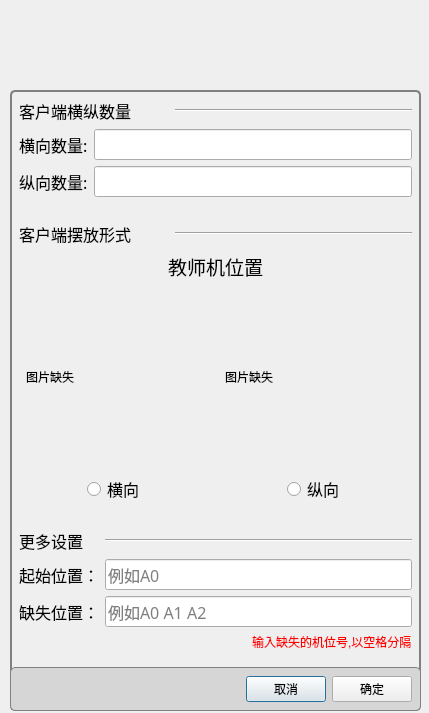
<?xml version="1.0" encoding="UTF-8"?>
<ui version="4.0">
 <class>UiConfigDialog</class>
 <widget class="QDialog" name="UiConfigDialog">
  <property name="geometry">
   <rect>
    <x>0</x>
    <y>0</y>
    <width>429</width>
    <height>713</height>
   </rect>
  </property>
  <property name="windowTitle">
   <string>界面配置</string>
  </property>
  <widget class="QWidget" name="w" native="true">
   <property name="geometry">
    <rect>
     <x>10</x>
     <y>90</y>
     <width>411</width>
     <height>621</height>
    </rect>
   </property>
   <property name="styleSheet">
    <string notr="true">QWidget#w
{
border: 2px solid gray;
border-radius:5px; 
padding: 0px 10px 0px 20px;
 
}</string>
   </property>
   <layout class="QVBoxLayout" name="verticalLayout">
    <item>
     <widget class="QWidget" name="w0" native="true">
      <property name="styleSheet">
       <string notr="true">QWidget#w01
{
border: 2px solid gray;
border-radius:5px; 
padding: 0px 10px 0px 20px;
 
}</string>
      </property>
      <layout class="QGridLayout" name="gridLayout">
       <item row="2" column="0">
        <widget class="QLabel" name="label">
         <property name="font">
          <font>
           <family>Adobe 仿宋 Std R</family>
           <pointsize>12</pointsize>
          </font>
         </property>
         <property name="text">
          <string>横向数量:</string>
         </property>
        </widget>
       </item>
       <item row="3" column="0">
        <widget class="QLabel" name="label_2">
         <property name="font">
          <font>
           <family>Adobe 仿宋 Std R</family>
           <pointsize>12</pointsize>
          </font>
         </property>
         <property name="text">
          <string>纵向数量:</string>
         </property>
        </widget>
       </item>
       <item row="3" column="1">
        <widget class="QLineEdit" name="lineEdit_2">
         <property name="font">
          <font>
           <family>幼圆</family>
           <pointsize>12</pointsize>
          </font>
         </property>
        </widget>
       </item>
       <item row="2" column="1">
        <widget class="QLineEdit" name="lineEdit">
         <property name="font">
          <font>
           <family>幼圆</family>
           <pointsize>12</pointsize>
          </font>
         </property>
        </widget>
       </item>
       <item row="1" column="0" colspan="2">
        <layout class="QHBoxLayout" name="horizontalLayout">
         <item>
          <widget class="QLabel" name="label_3">
           <property name="maximumSize">
            <size>
             <width>150</width>
             <height>130</height>
            </size>
           </property>
           <property name="font">
            <font>
             <family>幼圆</family>
             <pointsize>12</pointsize>
            </font>
           </property>
           <property name="text">
            <string>客户端横纵数量</string>
           </property>
          </widget>
         </item>
         <item>
          <widget class="Line" name="line">
           <property name="orientation">
            <enum>Qt::Horizontal</enum>
           </property>
          </widget>
         </item>
        </layout>
       </item>
      </layout>
     </widget>
    </item>
    <item>
     <spacer name="verticalSpacer_2">
      <property name="orientation">
       <enum>Qt::Vertical</enum>
      </property>
      <property name="sizeHint" stdset="0">
       <size>
        <width>20</width>
        <height>40</height>
       </size>
      </property>
     </spacer>
    </item>
    <item>
     <widget class="QWidget" name="w1" native="true">
      <property name="minimumSize">
       <size>
        <width>0</width>
        <height>290</height>
       </size>
      </property>
      <property name="styleSheet">
       <string notr="true">QWidget#w11
{
border: 2px solid gray;
border-radius:5px; 
padding: 0px 10px 0px 20px;
 
}</string>
      </property>
      <layout class="QGridLayout" name="gridLayout_2">
       <item row="2" column="0" alignment="Qt::AlignHCenter|Qt::AlignVCenter">
        <widget class="QLabel" name="label_5">
         <property name="minimumSize">
          <size>
           <width>180</width>
           <height>180</height>
          </size>
         </property>
         <property name="text">
          <string>图片缺失</string>
         </property>
        </widget>
       </item>
       <item row="2" column="1" alignment="Qt::AlignHCenter|Qt::AlignVCenter">
        <widget class="QLabel" name="label_6">
         <property name="minimumSize">
          <size>
           <width>180</width>
           <height>180</height>
          </size>
         </property>
         <property name="text">
          <string>图片缺失</string>
         </property>
        </widget>
       </item>
       <item row="4" column="1" alignment="Qt::AlignHCenter">
        <widget class="QRadioButton" name="radioButton_2">
         <property name="minimumSize">
          <size>
           <width>0</width>
           <height>30</height>
          </size>
         </property>
         <property name="font">
          <font>
           <family>幼圆</family>
           <pointsize>12</pointsize>
          </font>
         </property>
         <property name="text">
          <string>纵向</string>
         </property>
        </widget>
       </item>
       <item row="0" column="0" colspan="2">
        <layout class="QHBoxLayout" name="horizontalLayout_3">
         <item>
          <widget class="QLabel" name="label_4">
           <property name="maximumSize">
            <size>
             <width>150</width>
             <height>16777215</height>
            </size>
           </property>
           <property name="font">
            <font>
             <family>幼圆</family>
             <pointsize>12</pointsize>
            </font>
           </property>
           <property name="text">
            <string>客户端摆放形式</string>
           </property>
          </widget>
         </item>
         <item>
          <widget class="Line" name="line_2">
           <property name="orientation">
            <enum>Qt::Horizontal</enum>
           </property>
          </widget>
         </item>
        </layout>
       </item>
       <item row="4" column="0" alignment="Qt::AlignHCenter">
        <widget class="QRadioButton" name="radioButton">
         <property name="minimumSize">
          <size>
           <width>30</width>
           <height>30</height>
          </size>
         </property>
         <property name="font">
          <font>
           <family>幼圆</family>
           <pointsize>12</pointsize>
          </font>
         </property>
         <property name="text">
          <string>横向</string>
         </property>
        </widget>
       </item>
       <item row="3" column="0">
        <spacer name="verticalSpacer_4">
         <property name="orientation">
          <enum>Qt::Vertical</enum>
         </property>
         <property name="sizeHint" stdset="0">
          <size>
           <width>20</width>
           <height>40</height>
          </size>
         </property>
        </spacer>
       </item>
       <item row="1" column="0" colspan="2" alignment="Qt::AlignHCenter">
        <widget class="QLabel" name="label_9">
         <property name="font">
          <font>
           <pointsize>14</pointsize>
          </font>
         </property>
         <property name="text">
          <string>教师机位置</string>
         </property>
        </widget>
       </item>
      </layout>
     </widget>
    </item>
    <item>
     <spacer name="verticalSpacer_3">
      <property name="orientation">
       <enum>Qt::Vertical</enum>
      </property>
      <property name="sizeHint" stdset="0">
       <size>
        <width>20</width>
        <height>40</height>
       </size>
      </property>
     </spacer>
    </item>
    <item>
     <widget class="QWidget" name="w2" native="true">
      <property name="styleSheet">
       <string notr="true">QWidget#w21
{
border: 2px solid gray;
border-radius:5px; 
padding: 0px 10px 0px 20px;
 
}</string>
      </property>
      <layout class="QGridLayout" name="gridLayout_3">
       <item row="0" column="0">
        <widget class="QLabel" name="label_7">
         <property name="font">
          <font>
           <family>幼圆</family>
           <pointsize>12</pointsize>
          </font>
         </property>
         <property name="text">
          <string>更多设置</string>
         </property>
        </widget>
       </item>
       <item row="0" column="1">
        <widget class="Line" name="line_3">
         <property name="orientation">
          <enum>Qt::Horizontal</enum>
         </property>
        </widget>
       </item>
       <item row="2" column="1">
        <widget class="QLineEdit" name="lineEdit_3">
         <property name="font">
          <font>
           <family>幼圆</family>
           <pointsize>12</pointsize>
          </font>
         </property>
         <property name="placeholderText">
          <string>例如A0 A1 A2</string>
         </property>
        </widget>
       </item>
       <item row="1" column="0">
        <widget class="QLabel" name="label_13">
         <property name="font">
          <font>
           <family>Adobe 仿宋 Std R</family>
           <pointsize>12</pointsize>
          </font>
         </property>
         <property name="text">
          <string>起始位置：</string>
         </property>
        </widget>
       </item>
       <item row="1" column="1">
        <widget class="QLineEdit" name="lineEdit_4">
         <property name="font">
          <font>
           <family>幼圆</family>
           <pointsize>12</pointsize>
          </font>
         </property>
         <property name="placeholderText">
          <string>例如A0</string>
         </property>
        </widget>
       </item>
       <item row="2" column="0">
        <widget class="QLabel" name="label_12">
         <property name="font">
          <font>
           <family>Adobe 仿宋 Std R</family>
           <pointsize>12</pointsize>
          </font>
         </property>
         <property name="text">
          <string>缺失位置：</string>
         </property>
        </widget>
       </item>
       <item row="4" column="0" colspan="2" alignment="Qt::AlignRight">
        <widget class="QLabel" name="label_8">
         <property name="styleSheet">
          <string notr="true">QLabel
{
	color:rgb(255, 0, 0)
}</string>
         </property>
         <property name="text">
          <string>输入缺失的机位号,以空格分隔</string>
         </property>
        </widget>
       </item>
      </layout>
     </widget>
    </item>
    <item>
     <spacer name="verticalSpacer">
      <property name="orientation">
       <enum>Qt::Vertical</enum>
      </property>
      <property name="sizeHint" stdset="0">
       <size>
        <width>20</width>
        <height>40</height>
       </size>
      </property>
     </spacer>
    </item>
    <item>
     <widget class="QWidget" name="w3" native="true">
      <property name="styleSheet">
       <string notr="true">QWidget#w3
{
border: 1px solid gray;
border-radius:5px; 
padding: 0px 10px 0px 20px;
background:rgb(214, 214, 214)
}</string>
      </property>
      <layout class="QHBoxLayout" name="horizontalLayout_2">
       <item>
        <spacer name="horizontalSpacer_2">
         <property name="orientation">
          <enum>Qt::Horizontal</enum>
         </property>
         <property name="sizeHint" stdset="0">
          <size>
           <width>40</width>
           <height>20</height>
          </size>
         </property>
        </spacer>
       </item>
       <item>
        <widget class="QPushButton" name="pushButton_2">
         <property name="minimumSize">
          <size>
           <width>50</width>
           <height>0</height>
          </size>
         </property>
         <property name="text">
          <string>取消</string>
         </property>
        </widget>
       </item>
       <item>
        <widget class="QPushButton" name="pushButton">
         <property name="minimumSize">
          <size>
           <width>50</width>
           <height>0</height>
          </size>
         </property>
         <property name="text">
          <string>确定</string>
         </property>
        </widget>
       </item>
      </layout>
     </widget>
    </item>
   </layout>
  </widget>
 </widget>
 <tabstops>
  <tabstop>lineEdit</tabstop>
  <tabstop>lineEdit_2</tabstop>
  <tabstop>radioButton</tabstop>
  <tabstop>radioButton_2</tabstop>
  <tabstop>lineEdit_3</tabstop>
  <tabstop>pushButton</tabstop>
 </tabstops>
 <resources/>
 <connections/>
</ui>
